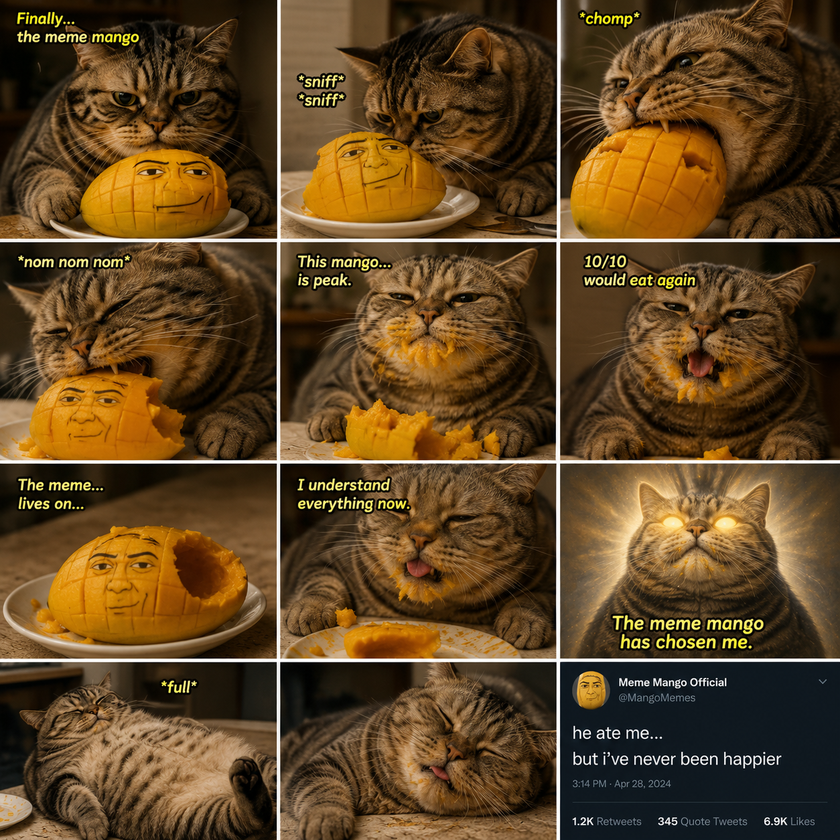
#> input picture 52.png, 840 x 840 px, shrunk from 1254 x 1254 before the run
$ python 67.py
#> lines starting #> are read from the running program, lines starting #| are printed output that depends on the picture; after the words box and inside, x2 and y2 are one past the last pixel; in counts of white or black regions, pixels touching at a corner belong together
import cv2

image_path = '52.png'

cate_face_cascade = cv2.CascadeClassifier('haarcascade_frontalcatface_extended.xml')
image = cv2.imread(image_path)
#> image is the input picture: shape (840, 840, 3); mean B, G, R 35.1, 68.2, 93.7

cate_face = cate_face_cascade.detectMultiScale(image)
#> cate_face = [[96, 50, 121, 121]]

print(cate_face)
#| [[ 96  50 121 121]]

for (x, y, w, h) in cate_face:
    cv2.rectangle(image, (x, y), (x+w, y+h), (0, 0, 255), 3)
#> this loop made 1 pass
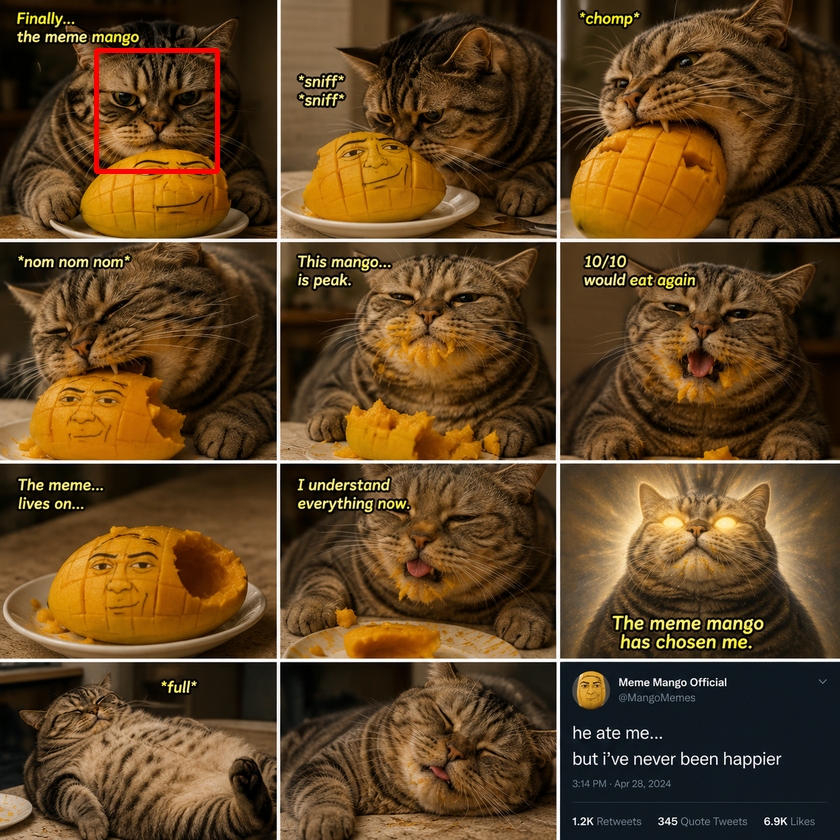
#> image: shape (840, 840, 3); 0.34% of pixels changed, all inside (x1, y1, x2, y2) = (94, 48, 220, 174)

cv2.imshow("Cat", image)
cv2.waitKey()

$ run again, with 61.png copied over 52.png
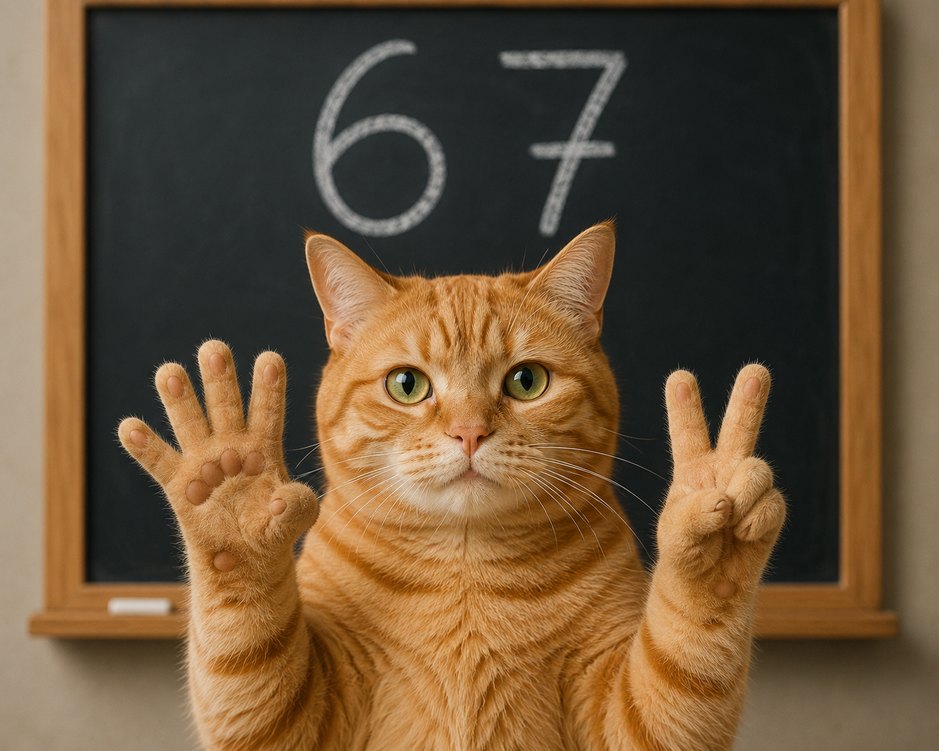
#> input picture 61.png, 939 x 751 px, shrunk from 1402 x 1122 before the run
#> image is the input picture: shape (751, 939, 3); mean B, G, R 56.8, 83.9, 107.7
#> cate_face = [[328, 269, 273, 273]]
#| [[328 269 273 273]]
#> the loop `for (x, y, w, h) in cate_face:` made 1 pass
#> after the loop `for (x, y, w, h) in cate_face:`:
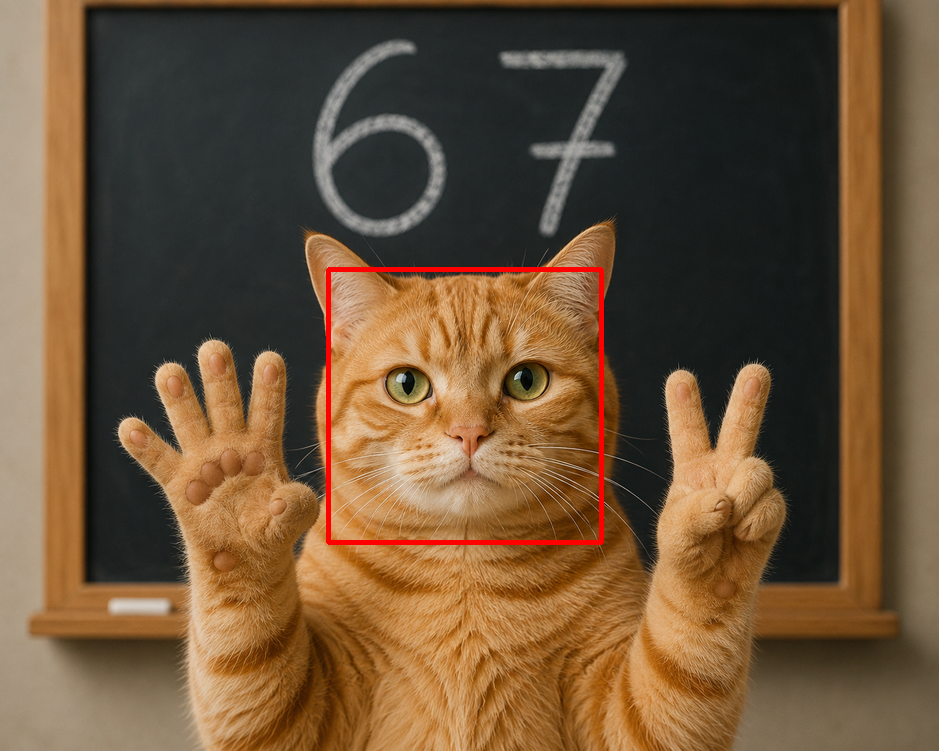
#> image: shape (751, 939, 3); 0.77% of pixels changed, all inside (x1, y1, x2, y2) = (326, 267, 604, 545)

$ run again, with 67.png copied over 52.png
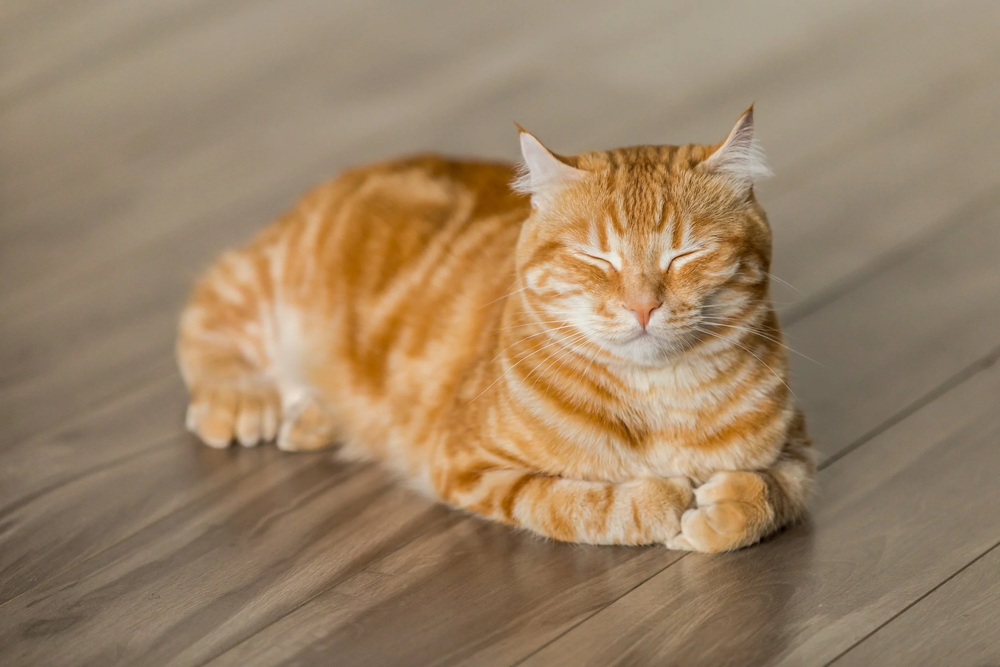
#> input picture 67.png, 1000 x 667 px, shrunk from 2500 x 1667 before the run
#> image is the input picture: shape (667, 1000, 3); mean B, G, R 102.2, 130.8, 155.5
#> cate_face = [[747, 424, 57, 57]]
#| [[747 424  57  57]]
#> the loop `for (x, y, w, h) in cate_face:` made 1 pass
#> after the loop `for (x, y, w, h) in cate_face:`:
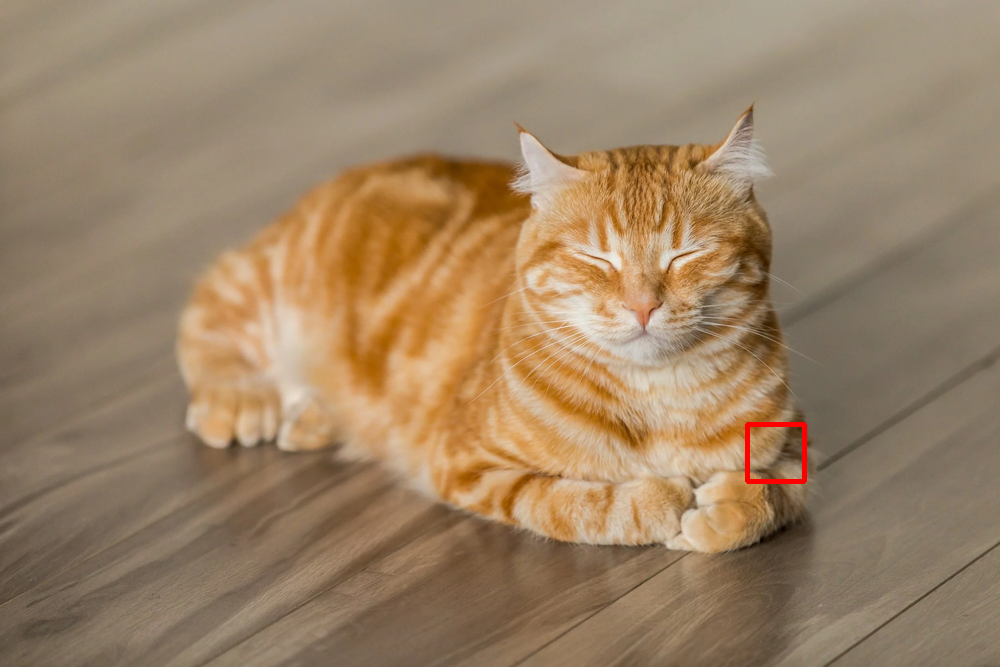
#> image: shape (667, 1000, 3); 0.17% of pixels changed, all inside (x1, y1, x2, y2) = (745, 422, 807, 484)
